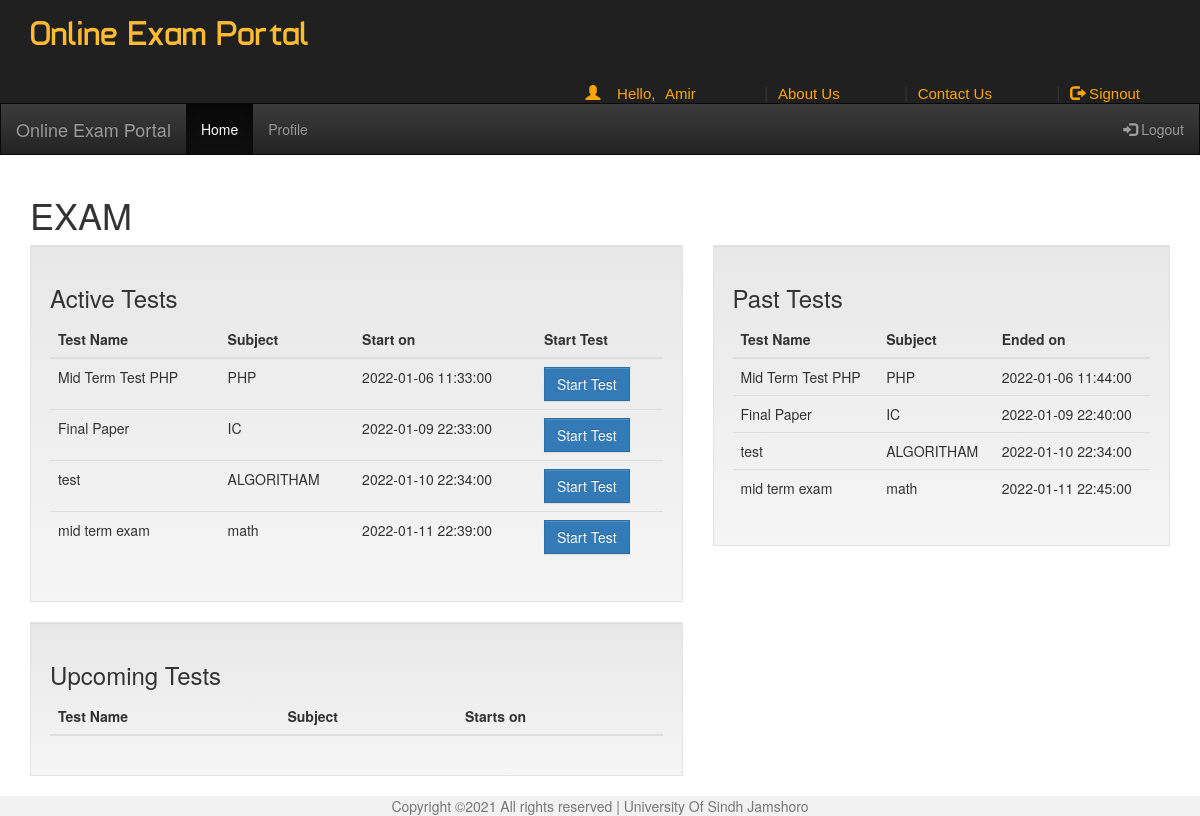
The page /studentHome.php (signed in) on the database its author committed.
### tables this page shows
CREATE TABLE `test` (
  `test_id` int(11) NOT NULL AUTO_INCREMENT,
  `subject` varchar(50) NOT NULL,
  `test_name` varchar(50) NOT NULL,
  `sdatetime` datetime NOT NULL,
  `edatetime` datetime NOT NULL,
  `test_duration` int(11) NOT NULL,
  `attempts` int(11) NOT NULL,
  `yes_no` varchar(3) NOT NULL,
  `created` timestamp NOT NULL DEFAULT current_timestamp(),
  PRIMARY KEY (`test_id`)
);

### studentHome.php (the view, shortened to what this page needs)
<?php
include('header-admin.php');
?>
<?php
$query = mysqli_query($conn,"SELECT * FROM test");
$results = mysqli_fetch_all($query, MYSQLI_ASSOC);
?>
<!DOCTYPE html>
<html lang="en">
	<head>
		<link rel="stylesheet" href="https://maxcdn.bootstrapcdn.com/bootstrap/3.3.7/css/bootstrap.min.css">
		<link rel="stylesheet" type="text/css" href="css/stylesheet.css">
	</head>
	<body>
		<nav class="navbar navbar-inverse">
		  <div class="container-fluid">
		    <div class="navbar-header">
		      <a class="navbar-brand" href="studentHome.php">Online Exam Portal</a>
		    </div>
		    <ul class="nav navbar-nav">
		      <li class="active"><a href="studentHome.php">Home</a></li>
		      <li><a href="studentProfile.php">Profile</a></li>
		    </ul>
		    <ul class="nav navbar-nav navbar-right">
		      <li><a  href="logout.php"><span class="glyphicon glyphicon-log-in"></span> Logout</a></li>
		    </ul>
		  </div>
		</nav>
    <div class="container">
			<h1>EXAM</h1>
			<div class="row">
				<div class="col-lg-7">
					<div id="active_test" class="well">
						<h3>Active Tests</h3>
						<table class="table">
							    <thead>
							      <tr>
							        <th>Test Name</th>
							        <th>Subject</th>
									<th>Start on</th>
							        <th>Start Test</th>
							      </tr>
							    </thead>
							    <tbody>
								<?php foreach ($results as $result):
										if((strtotime($result['sdatetime']) < strtotime(date("Y-m-d h:i:sa")))){ ?>
										      <tr>
										        <td><?php echo $result['test_name'];?></td>
										        <td><?php echo $result['subject']; ?></td>
										        <td><?php echo $result['sdatetime']; ?></td>
										        <td><a href="solveTest.php?var=<?php echo $result['test_id']; ?>"  class="btn btn-primary">Start Test</a></td>
										      </tr>
										<?php } ?>
									<?php endforeach; ?>
							    </tbody>
							</table>
					</div>
					<div id="active_test" class="well">
						<h3>Upcoming Tests</h3>
							<table class="table">
							    <thead>
							      <tr>
							        <th>Test Name</th>
							        <th>Subject</th>
							        <th>Starts on</th>
							      </tr>
							    </thead>
							</table>
					</div>
				</div>
				<div class="col-lg-5">
					<div id="active_test" class="well">
						<h3>Past Tests</h3>
						<table class="table">
							    <thead>
							      <tr>
							        <th>Test Name</th>
							        <th>Subject</th>
							        <th>Ended on</th>
							      </tr>
							    </thead>
							    <tbody>
							    	<?php foreach ($results as $result):
										if((strtotime($result['edatetime']) < strtotime(date("Y-m-d h:i:sa")))){ ?>
										      <tr>
										        <td><?php echo $result['test_name'];?></td>
										        <td><?php echo $result['subject']; ?></td>
										        <td><?php echo $result['edatetime']; ?></td>
										      </tr>
										<?php } ?>
									<?php endforeach; ?>
							    </tbody>
							</table>
					</div>
				</div>
			</div>
		</div>
	</body>
</html>
<?php
include('footer.php');
?>

### css/main.css (style rules this page uses)
body { overflow-x:hidden; width:100%; font: 15px "Century Gothic", "Times Roman", sans-serif; background:#eee; min-height:550px; background-attachment:fixed; }

### css/stylesheet.css (style rules this page uses)
body { position: relative; }
* { border-radius: 0 !important; }

### rows shown on the page
test: test_name "Mid Term Test PHP", subject "PHP", sdatetime "2022-01-06 11:33:00", edatetime "2022-01-06 11:44:00"
test: test_name "Final Paper", subject "IC", sdatetime "2022-01-09 22:33:00", edatetime "2022-01-09 22:40:00"
test: test_name "test", subject "ALGORITHAM", sdatetime "2022-01-10 22:34:00", edatetime "2022-01-10 22:34:00"
test: test_name "mid term exam", subject "math", sdatetime "2022-01-11 22:39:00", edatetime "2022-01-11 22:45:00"

### other values the page prints
$username "Amir"
